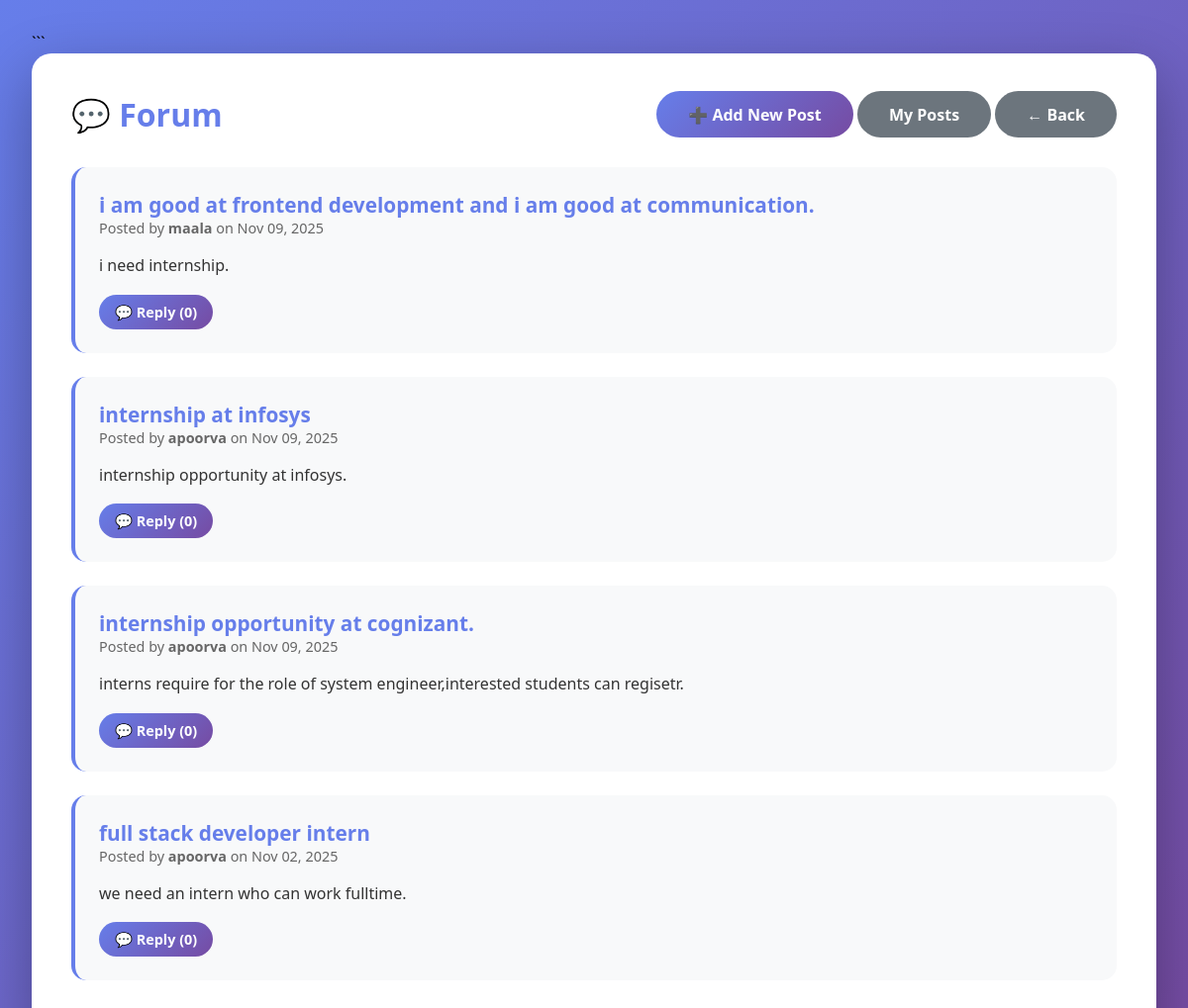
Screenshot of /forum_list.php (signed in) with the database file from the repository.
### tables this page shows
CREATE TABLE `forumdata` (
  `eforum_id` int(11) NOT NULL,
  `eforum_title` varchar(250) NOT NULL,
  `eforum_author` varchar(50) DEFAULT NULL,
  `eforum_content` text DEFAULT NULL,
  `eforum_tags` varchar(50) DEFAULT NULL,
  `eforum_time` timestamp NOT NULL DEFAULT current_timestamp()
);

### forum_list.php (the view, shortened to what this page needs)
<?php
include_once 'db_config.php';
$query = "SELECT fd.*,
          (SELECT COUNT(*) FROM forum_reply WHERE forum_topic = fd.eforum_title) as reply_count
          FROM forumdata fd
          ORDER BY fd.eforum_time DESC";
$posts = mysqli_query($conn, $query);
?>
<!DOCTYPE html>
<html lang="en">
<head>
</head>
<body>
    <div class="container">
        <div class="header">
            <h1>💬 Forum</h1>
            <div>
                <a href="add_forum_post.php" class="btn btn-primary">➕ Add New Post</a>
                <a href="alumni_mypostreply.php" class="btn btn-secondary">My Posts</a>
                <a href="alumnipage.php" class="btn btn-secondary">← Back</a>
            </div>
        </div>
        <?php while ($post = mysqli_fetch_assoc($posts)): ?>
            <div class="forum-post">
                <div class="post-header">
                    <div>
                        <div class="post-title"><?php echo $post['eforum_title']; ?></div>
                        <div class="post-meta">
                            Posted by <strong><?php echo $post['eforum_author']; ?></strong>
                            on <?php echo date('M d, Y', strtotime($post['eforum_time'])); ?>
                        </div>
                    </div>
                </div>
                <div class="post-content">
                    <?php echo nl2br($post['eforum_content']); ?>
                </div>
                <div class="post-footer">
                    <a href="forum_reply.php?id=<?php echo $post['eforum_id']; ?>" class="btn btn-primary btn-small">
                        💬 Reply (<?php echo $post['reply_count']; ?>)
                    </a>
                </div>
            </div>
        <?php endwhile; ?>
    </div>
</body>
</html>

### forum_list.php (style rules this page uses)
* { margin: 0; padding: 0; box-sizing: border-box; }
body { font-family: 'Segoe UI', Tahoma, Geneva, Verdana, sans-serif; background: linear-gradient(135deg, #667eea 0%, #764ba2 100%); min-height: 100vh; padding: 2rem; }
.container { max-width: 1200px; margin: 0 auto; background: white; border-radius: 20px; padding: 2.5rem; box-shadow: 0 20px 60px rgba(0, 0, 0, 0.3); }
.header { display: flex; justify-content: space-between; align-items: center; margin-bottom: 2rem; }
h1 { color: #667eea; }
.btn { padding: 0.8rem 2rem; border-radius: 25px; text-decoration: none; font-weight: 600; transition: all 0.3s; }
.btn-primary { background: linear-gradient(135deg, #667eea 0%, #764ba2 100%); color: white; }
.btn-secondary { background: #6c757d; color: white; }
.forum-post { background: #f8f9fa; padding: 1.5rem; border-radius: 15px; margin-bottom: 1.5rem; border-left: 4px solid #667eea; transition: transform 0.3s; }
.post-header { display: flex; justify-content: space-between; margin-bottom: 1rem; }
.post-title { color: #667eea; font-size: 1.3rem; font-weight: bold; }
.post-meta { color: #666; font-size: 0.9rem; }
.post-content { color: #333; line-height: 1.6; margin-bottom: 1rem; }
.post-footer { display: flex; gap: 1rem; }
.btn-small { padding: 0.5rem 1rem; font-size: 0.9rem; }

### rows the page displays
forumdata: eforum_title "i am good at frontend development and i am good at communication.", eforum_author "maala", eforum_time "Nov 09, 2025", eforum_content "i need internship.", reply_count "0"
forumdata: eforum_title "internship at infosys", eforum_author "apoorva", eforum_time "Nov 09, 2025", eforum_content "internship opportunity at infosys.", reply_count "0"
forumdata: eforum_title "internship opportunity at cognizant.", eforum_author "apoorva", eforum_time "Nov 09, 2025", eforum_content "interns require for the role of system engineer,interested students can regisetr.", reply_count "0"
forumdata: eforum_title "full stack developer intern", eforum_author "apoorva", eforum_time "Nov 02, 2025", eforum_content "we need an intern who can work fulltime.", reply_count "0"
